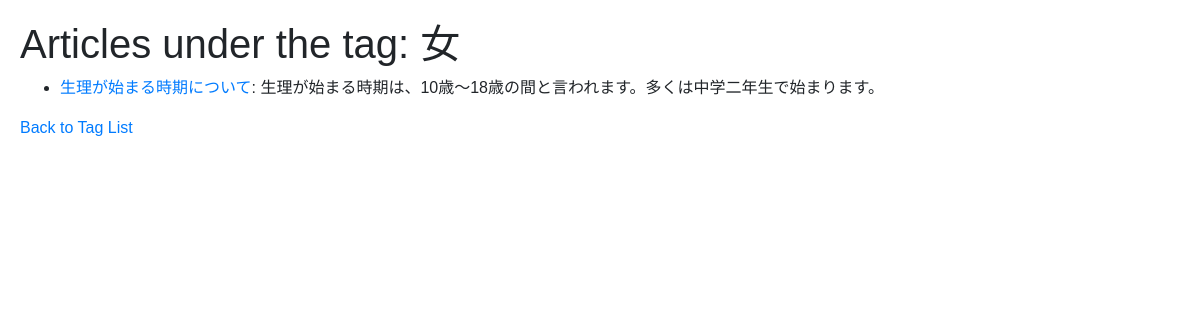
The page /Tips/tags/1 on the database its author committed.
### models.py (models this page shows)
class Tag(db.Model):
    __tablename__ = 'tags'
    id = db.Column(db.Integer, primary_key=True)
    name = db.Column(db.String(100), nullable=False, unique=True)
    tips = db.relationship('Tip', secondary='tip_tags', back_populates='tags')

class Tip(db.Model):
    __tablename__ = 'tips'
    id = db.Column(db.Integer, primary_key=True)
    title = db.Column(db.String(200), nullable=False)
    content = db.Column(db.Text, nullable=False)
    link = db.Column(db.String(200), nullable=True)
    agenda = db.Column(db.String(500), nullable=True)  # 議題
    expert_comment = db.Column(db.Text, nullable=True)  # 専門家によるコメント
    upvotes = db.Column(db.Integer, default=0)
    downvotes = db.Column(db.Integer, default=0)
    tags = db.relationship('Tag', secondary='tip_tags', back_populates='tips')

### routes.py (the view)
@main_bp.route('/Tips/tags/<int:tag_id>', methods=['GET'])
def tips_by_tag(tag_id):
    tag = Tag.query.get_or_404(tag_id)
    tips = tag.tips
    print(f"Tag: {tag.name}, Number of tips: {len(tips)}")
    return render_template('tips/tips_by_tag.html', tag=tag, tips=tips)

### templates/Tips/Tips_by_tag.html (shortened to what this page needs)
<!DOCTYPE html>
<html lang="en">
<head>
    <link rel="stylesheet" href="https://cdn.jsdelivr.net/npm/bootstrap@4.1.3/dist/css/bootstrap.min.css">
    <link rel="stylesheet" href="https://cdn.jsdelivr.net/npm/bootstrap@4.1.3/dist/css/bootstrap.min.css">
    <link rel="stylesheet" href="../static/scripts/school.css">
</head>
<body>
    <h1>Articles under the tag: {{ tag.name }}</h1>
    {% if tips %}
    <ul>
        {% for tip in tips %}
        <li>
            <a href="{{ url_for('main.tip_detail', tip_id=tip.id) }}">{{ tip.title }}</a>: {{ tip.content }}
        </li>
        {% endfor %}
    </ul>
    {% else %}
    <p>No tips found for this tag.</p>
    {% endif %}
    <a href="{{ url_for('main.tags_list') }}">Back to Tag List</a>
</body>
</html>

### static/scripts/school.css (style rules this page uses)
body { font-family: Arial, sans-serif; padding: 20px; margin-right: 0; }

### rows shown on the page
Tag: name "女"
Tip: title "生理が始まる時期について", content "生理が始まる時期は、10歳～18歳の間と言われます。多くは中学二年生で始まります。"
